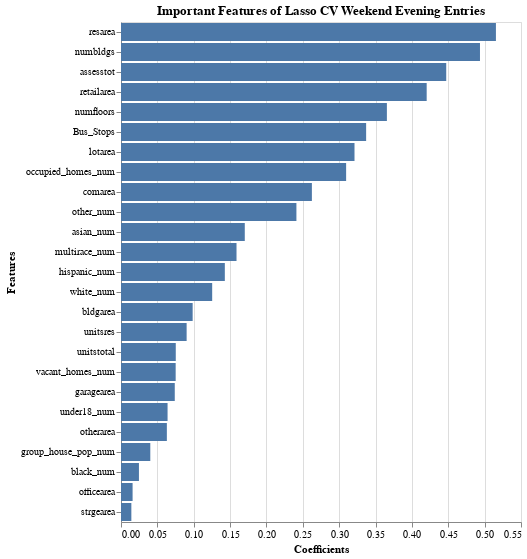

The notebook cell saved with this chart:
### Code cell
import altair as alt

alt.Chart(offpeak).mark_bar().encode(
    y=alt.Y('Features:N', sort='-x'),
    x='Coefficients'
).properties(
    title='Important Features of Lasso CV Weekend Evening Entries'
)

### Figure 1 — Vega-Lite specification as saved in the notebook (floating-point values rounded to 4 significant figures)
{"config": {"view": {"continuousWidth": 400, "continuousHeight": 300}}, "data": {"name": "data-87b3be868d3d32e473f6025d1871d3a8"}, "mark": "bar", "encoding": {"x": {"field": "Coefficients", "type": "quantitative"}, "y": {"field": "Features", "sort": "-x", "type": "nominal"}}, "title": "Important Features of Lasso CV Weekend Evening Entries", "$schema": "https://vega.github.io/schema/vega-lite/v4.17.0.json", "datasets": {"data-87b3be868d3d32e473f6025d1871d3a8": [{"Features": "resarea", "Coefficients": 0.5155}, {"Features": "numbldgs", "Coefficients": 0.4936}, {"Features": "assesstot", "Coefficients": 0.4472}, {"Features": "retailarea", "Coefficients": 0.4203}, {"Features": "numfloors", "Coefficients": 0.3656}, {"Features": "Bus_Stops", "Coefficients": 0.3371}, {"Features": "lotarea", "Coefficients": 0.3211}, {"Features": "occupied_homes_num", "Coefficients": 0.3095}, {"Features": "comarea", "Coefficients": 0.2625}, {"Features": "other_num", "Coefficients": 0.2412}, {"Features": "asian_num", "Coefficients": 0.1702}, {"Features": "multirace_num", "Coefficients": 0.1588}, {"Features": "hispanic_num", "Coefficients": 0.1428}, {"Features": "white_num", "Coefficients": 0.1254}, {"Features": "bldgarea", "Coefficients": 0.09852}, {"Features": "unitsres", "Coefficients": 0.09025}, {"Features": "unitstotal", "Coefficients": 0.07531}, {"Features": "vacant_homes_num", "Coefficients": 0.07517}, {"Features": "garagearea", "Coefficients": 0.07393}, {"Features": "under18_num", "Coefficients": 0.06403}, {"Features": "otherarea", "Coefficients": 0.06306}, {"Features": "group_house_pop_num", "Coefficients": 0.04028}, {"Features": "black_num", "Coefficients": 0.02467}, {"Features": "officearea", "Coefficients": 0.01594}, {"Features": "strgearea", "Coefficients": 0.01424}]}}
